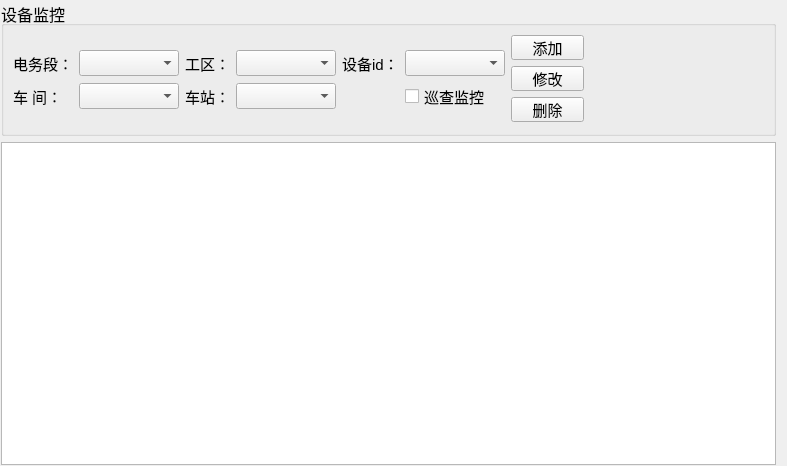
<?xml version="1.0" encoding="UTF-8"?>
<ui version="4.0">
 <class>DevicePollingForm</class>
 <widget class="QWidget" name="DevicePollingForm">
  <property name="geometry">
   <rect>
    <x>0</x>
    <y>0</y>
    <width>787</width>
    <height>466</height>
   </rect>
  </property>
  <property name="windowTitle">
   <string>Form</string>
  </property>
  <layout class="QGridLayout" name="gridLayout_4">
   <property name="leftMargin">
    <number>1</number>
   </property>
   <property name="topMargin">
    <number>1</number>
   </property>
   <property name="bottomMargin">
    <number>1</number>
   </property>
   <item row="1" column="0">
    <widget class="QTableView" name="tableView">
     <property name="contextMenuPolicy">
      <enum>Qt::ActionsContextMenu</enum>
     </property>
     <attribute name="horizontalHeaderShowSortIndicator" stdset="0">
      <bool>false</bool>
     </attribute>
     <attribute name="horizontalHeaderStretchLastSection">
      <bool>true</bool>
     </attribute>
    </widget>
   </item>
   <item row="0" column="0">
    <widget class="QGroupBox" name="groupBox">
     <property name="font">
      <font>
       <pointsize>12</pointsize>
      </font>
     </property>
     <property name="title">
      <string>设备监控</string>
     </property>
     <layout class="QGridLayout" name="gridLayout_5">
      <item row="1" column="2">
       <spacer name="horizontalSpacer">
        <property name="orientation">
         <enum>Qt::Horizontal</enum>
        </property>
        <property name="sizeHint" stdset="0">
         <size>
          <width>186</width>
          <height>20</height>
         </size>
        </property>
       </spacer>
      </item>
      <item row="1" column="0">
       <layout class="QGridLayout" name="gridLayout_3">
        <item row="0" column="0">
         <layout class="QGridLayout" name="gridLayout">
          <item row="0" column="3">
           <spacer name="verticalSpacer_2">
            <property name="orientation">
             <enum>Qt::Vertical</enum>
            </property>
            <property name="sizeType">
             <enum>QSizePolicy::Maximum</enum>
            </property>
            <property name="sizeHint" stdset="0">
             <size>
              <width>25</width>
              <height>15</height>
             </size>
            </property>
           </spacer>
          </item>
          <item row="1" column="0">
           <widget class="QLabel" name="label">
            <property name="minimumSize">
             <size>
              <width>0</width>
              <height>25</height>
             </size>
            </property>
            <property name="font">
             <font>
              <pointsize>11</pointsize>
             </font>
            </property>
            <property name="text">
             <string>电务段：</string>
            </property>
           </widget>
          </item>
          <item row="1" column="1">
           <widget class="QComboBox" name="comboBox">
            <property name="minimumSize">
             <size>
              <width>100</width>
              <height>25</height>
             </size>
            </property>
            <property name="maximumSize">
             <size>
              <width>100</width>
              <height>16777215</height>
             </size>
            </property>
            <property name="font">
             <font>
              <pointsize>11</pointsize>
             </font>
            </property>
           </widget>
          </item>
          <item row="1" column="2">
           <widget class="QLabel" name="label_5">
            <property name="font">
             <font>
              <pointsize>11</pointsize>
             </font>
            </property>
            <property name="text">
             <string>工区：</string>
            </property>
           </widget>
          </item>
          <item row="1" column="3">
           <widget class="QComboBox" name="comboBox_3">
            <property name="minimumSize">
             <size>
              <width>100</width>
              <height>25</height>
             </size>
            </property>
            <property name="maximumSize">
             <size>
              <width>100</width>
              <height>16777215</height>
             </size>
            </property>
            <property name="font">
             <font>
              <pointsize>11</pointsize>
             </font>
            </property>
           </widget>
          </item>
          <item row="1" column="4">
           <widget class="QLabel" name="label_3">
            <property name="minimumSize">
             <size>
              <width>0</width>
              <height>25</height>
             </size>
            </property>
            <property name="font">
             <font>
              <pointsize>11</pointsize>
             </font>
            </property>
            <property name="text">
             <string>设备id：</string>
            </property>
           </widget>
          </item>
          <item row="1" column="5">
           <widget class="QComboBox" name="comboBox_5">
            <property name="minimumSize">
             <size>
              <width>100</width>
              <height>25</height>
             </size>
            </property>
            <property name="maximumSize">
             <size>
              <width>100</width>
              <height>16777215</height>
             </size>
            </property>
            <property name="font">
             <font>
              <pointsize>11</pointsize>
             </font>
            </property>
           </widget>
          </item>
          <item row="2" column="0">
           <widget class="QLabel" name="label_2">
            <property name="minimumSize">
             <size>
              <width>0</width>
              <height>25</height>
             </size>
            </property>
            <property name="font">
             <font>
              <pointsize>11</pointsize>
             </font>
            </property>
            <property name="text">
             <string>车 间：</string>
            </property>
           </widget>
          </item>
          <item row="2" column="1">
           <widget class="QComboBox" name="comboBox_2">
            <property name="minimumSize">
             <size>
              <width>100</width>
              <height>25</height>
             </size>
            </property>
            <property name="maximumSize">
             <size>
              <width>100</width>
              <height>16777215</height>
             </size>
            </property>
            <property name="font">
             <font>
              <pointsize>11</pointsize>
             </font>
            </property>
           </widget>
          </item>
          <item row="2" column="2">
           <widget class="QLabel" name="label_4">
            <property name="minimumSize">
             <size>
              <width>0</width>
              <height>25</height>
             </size>
            </property>
            <property name="font">
             <font>
              <pointsize>11</pointsize>
             </font>
            </property>
            <property name="text">
             <string>车站：</string>
            </property>
           </widget>
          </item>
          <item row="2" column="3">
           <widget class="QComboBox" name="comboBox_4">
            <property name="minimumSize">
             <size>
              <width>100</width>
              <height>25</height>
             </size>
            </property>
            <property name="maximumSize">
             <size>
              <width>100</width>
              <height>16777215</height>
             </size>
            </property>
            <property name="font">
             <font>
              <pointsize>11</pointsize>
             </font>
            </property>
           </widget>
          </item>
          <item row="2" column="5">
           <widget class="QCheckBox" name="checkBox">
            <property name="font">
             <font>
              <pointsize>11</pointsize>
             </font>
            </property>
            <property name="text">
             <string>巡查监控</string>
            </property>
           </widget>
          </item>
          <item row="3" column="3">
           <spacer name="verticalSpacer">
            <property name="orientation">
             <enum>Qt::Vertical</enum>
            </property>
            <property name="sizeType">
             <enum>QSizePolicy::Maximum</enum>
            </property>
            <property name="sizeHint" stdset="0">
             <size>
              <width>25</width>
              <height>13</height>
             </size>
            </property>
           </spacer>
          </item>
         </layout>
        </item>
        <item row="0" column="1">
         <layout class="QGridLayout" name="gridLayout_2">
          <item row="2" column="0">
           <widget class="QPushButton" name="pushButton">
            <property name="minimumSize">
             <size>
              <width>65</width>
              <height>20</height>
             </size>
            </property>
            <property name="maximumSize">
             <size>
              <width>500</width>
              <height>25</height>
             </size>
            </property>
            <property name="baseSize">
             <size>
              <width>30</width>
              <height>20</height>
             </size>
            </property>
            <property name="font">
             <font>
              <pointsize>11</pointsize>
             </font>
            </property>
            <property name="text">
             <string>删除</string>
            </property>
           </widget>
          </item>
          <item row="0" column="0">
           <widget class="QPushButton" name="pushButton_2">
            <property name="minimumSize">
             <size>
              <width>65</width>
              <height>20</height>
             </size>
            </property>
            <property name="maximumSize">
             <size>
              <width>16777215</width>
              <height>25</height>
             </size>
            </property>
            <property name="font">
             <font>
              <pointsize>11</pointsize>
             </font>
            </property>
            <property name="text">
             <string>添加</string>
            </property>
           </widget>
          </item>
          <item row="1" column="0">
           <widget class="QPushButton" name="pushButton_3">
            <property name="minimumSize">
             <size>
              <width>65</width>
              <height>20</height>
             </size>
            </property>
            <property name="maximumSize">
             <size>
              <width>16777215</width>
              <height>25</height>
             </size>
            </property>
            <property name="font">
             <font>
              <pointsize>11</pointsize>
             </font>
            </property>
            <property name="text">
             <string>修改</string>
            </property>
           </widget>
          </item>
         </layout>
        </item>
       </layout>
      </item>
     </layout>
    </widget>
   </item>
  </layout>
 </widget>
 <resources/>
 <connections/>
</ui>
